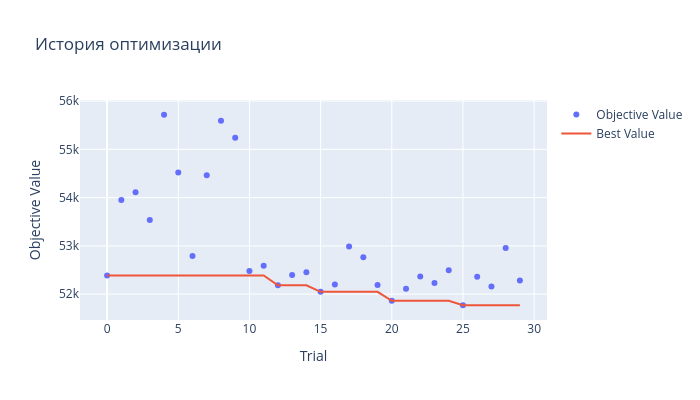
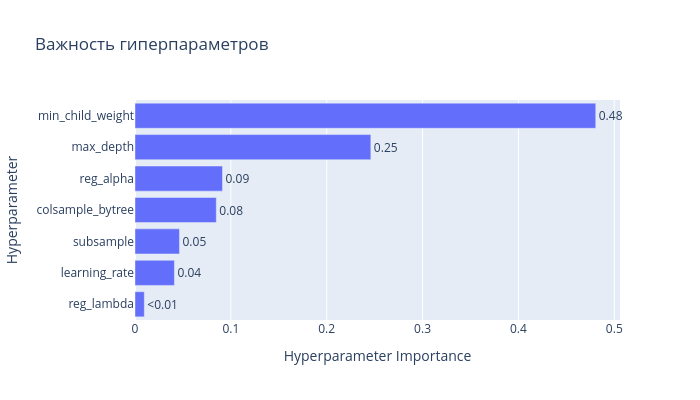

Source (notebook cell) for these figures, in order:
### Markdown cell above
#### Визуализация

### Code cell
# visualize_optuna_results(study_dp)

### Figure 1 — Plotly figure (JSON) as saved in the notebook; plotly's stock layout.template omitted (floating-point values rounded to 4 significant figures)
{"data": [{"mode": "markers", "name": "Objective Value", "type": "scatter", "x": [0, 1, 2, 3, 4, 5, 6, 7, 8, 9, 10, 11, 12, 13, 14, 15, 16, 17, 18, 19, 20, 21, 22, 23, 24, 25, 26, 27, 28, 29], "y": [52390.0, 53950.0, 54110.0, 53540.0, 55720.0, 54520.0, 52790.0, 54470.0, 55590.0, 55240.0, 52480.0, 52590.0, 52180.0, 52400.0, 52450.0, 52050.0, 52200.0, 52990.0, 52760.0, 52190.0, 51860.0, 52110.0, 52370.0, 52230.0, 52490.0, 51770.0, 52360.0, 52160.0, 52960.0, 52280.0]}, {"mode": "lines", "name": "Best Value", "type": "scatter", "x": [0, 1, 2, 3, 4, 5, 6, 7, 8, 9, 10, 11, 12, 13, 14, 15, 16, 17, 18, 19, 20, 21, 22, 23, 24, 25, 26, 27, 28, 29], "y": [52390.0, 52390.0, 52390.0, 52390.0, 52390.0, 52390.0, 52390.0, 52390.0, 52390.0, 52390.0, 52390.0, 52390.0, 52180.0, 52180.0, 52180.0, 52050.0, 52050.0, 52050.0, 52050.0, 52050.0, 51860.0, 51860.0, 51860.0, 51860.0, 51860.0, 51770.0, 51770.0, 51770.0, 51770.0, 51770.0]}, {"marker": {"color": "#cccccc"}, "mode": "markers", "name": "Infeasible Trial", "showlegend": false, "type": "scatter", "x": [], "y": []}], "layout": {"height": 400, "title": {"text": "История оптимизации"}, "width": 700, "xaxis": {"title": {"text": "Trial"}}, "yaxis": {"title": {"text": "Objective Value"}}}}

### Figure 2 — Plotly figure (JSON) as saved in the notebook; plotly's stock layout.template omitted (floating-point values rounded to 4 significant figures)
{"data": [{"cliponaxis": false, "hovertemplate": ["reg_lambda (FloatDistribution): 0.009723825382916908<extra></extra>", "learning_rate (FloatDistribution): 0.041097693054139545<extra></extra>", "subsample (FloatDistribution): 0.046397437237207365<extra></extra>", "colsample_bytree (FloatDistribution): 0.08480569648660811<extra></extra>", "reg_alpha (FloatDistribution): 0.09128295060321881<extra></extra>", "max_depth (IntDistribution): 0.24603005381454465<extra></extra>", "min_child_weight (IntDistribution): 0.4806623434213645<extra></extra>"], "name": "Objective Value", "orientation": "h", "text": ["<0.01", "0.04", "0.05", "0.08", "0.09", "0.25", "0.48"], "textposition": "outside", "type": "bar", "x": [0.009724, 0.0411, 0.0464, 0.08481, 0.09128, 0.246, 0.4807], "y": ["reg_lambda", "learning_rate", "subsample", "colsample_bytree", "reg_alpha", "max_depth", "min_child_weight"]}], "layout": {"height": 400, "title": {"text": "Важность гиперпараметров"}, "width": 700, "xaxis": {"title": {"text": "Hyperparameter Importance"}}, "yaxis": {"title": {"text": "Hyperparameter"}}}}
